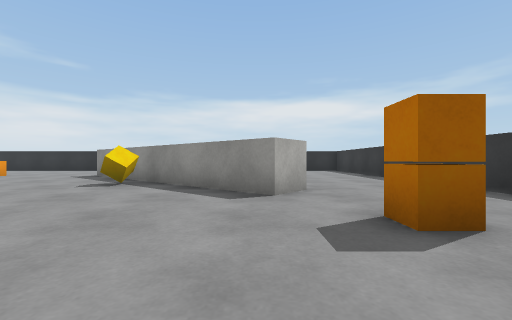
View 1 (above)

19 first-person views from a walk through a 3-D level made in the Unity game engine. The camera is 0.55 m above the floor, looks level and sees 90° across. The floor is counted in squares, 1 m on a side. Each view is taken from the middle of a square. On the plan, view 1 faces up. The plan holds only what a view shows up to about 9 squares ahead; the rest is blank. The player character is not drawn. Surface patterns are stand-ins for the level's own textures.

View 2
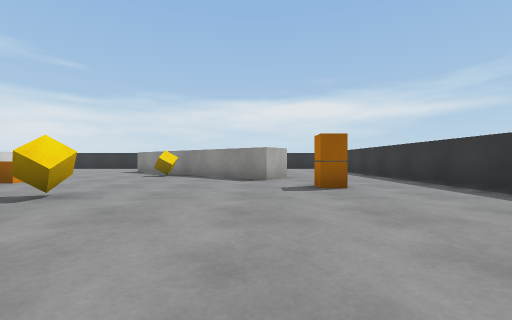

View 3
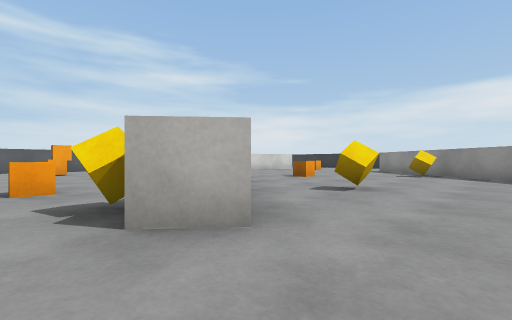

View 4
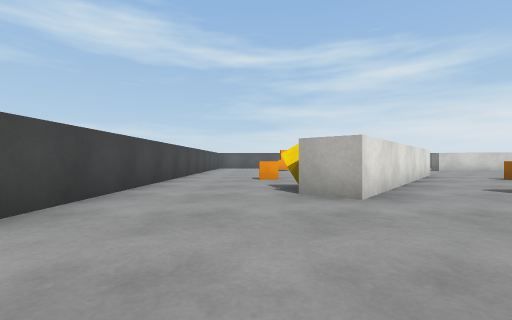

View 5
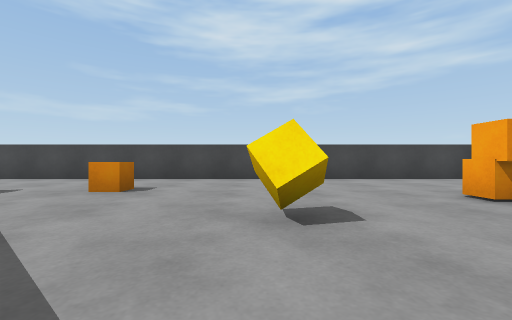

View 6
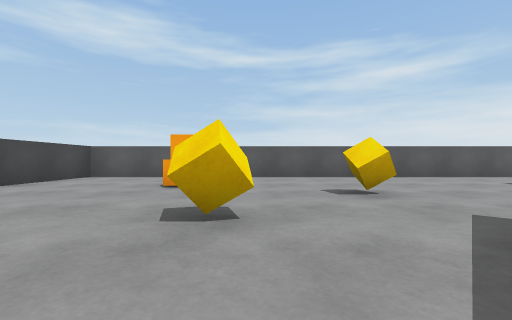

View 7
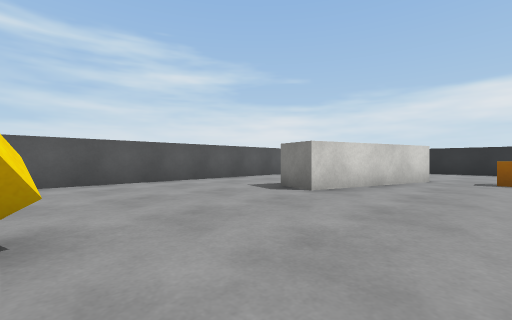

View 8
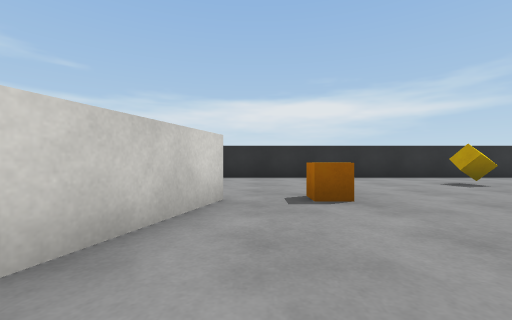

View 9
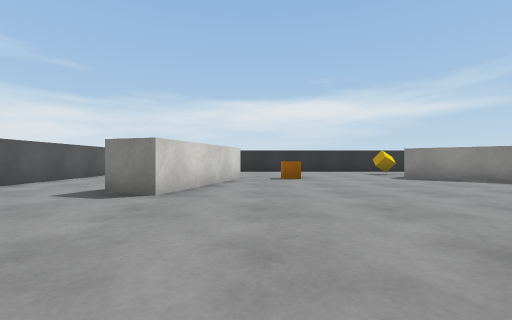

View 10
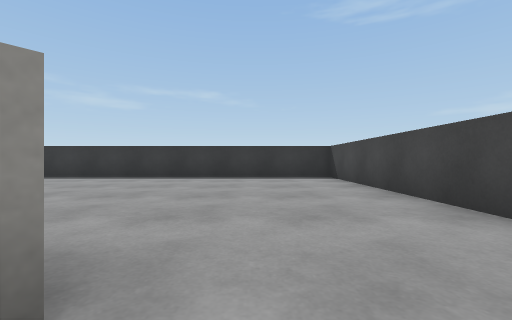

View 11
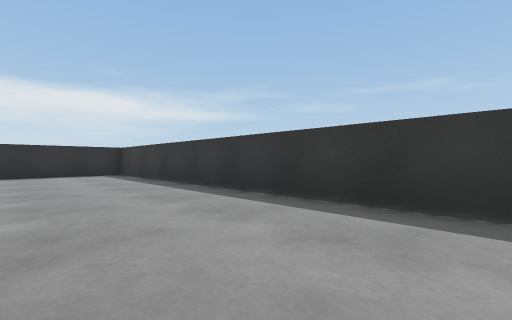

View 12
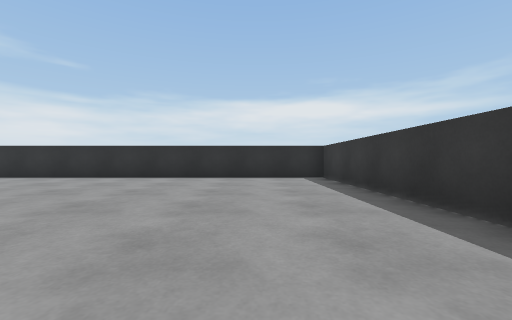

View 13
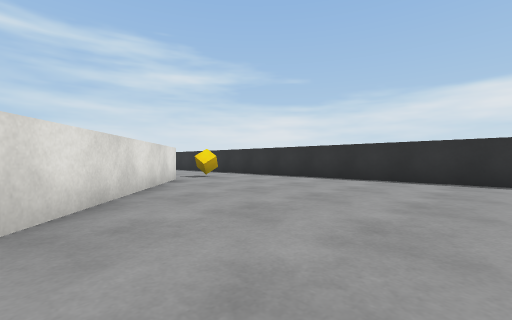

View 14
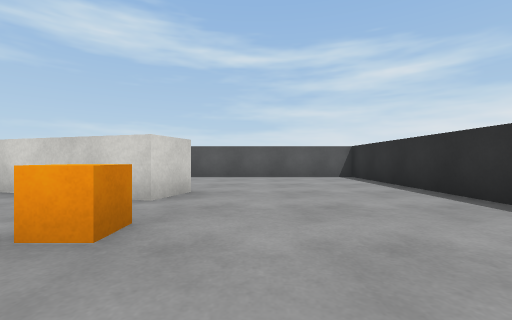

View 15
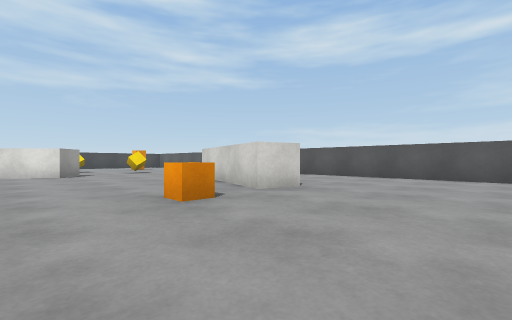

View 16
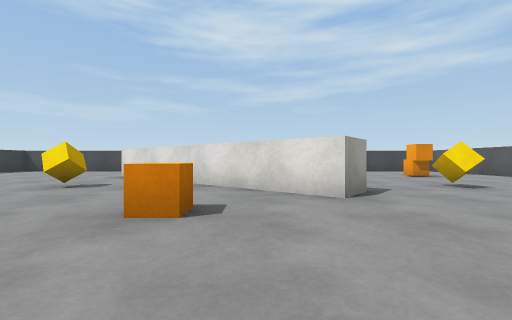

View 17
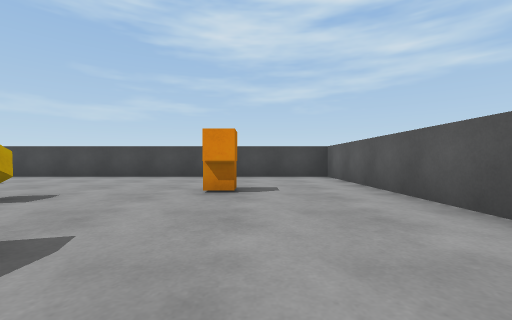

View 18
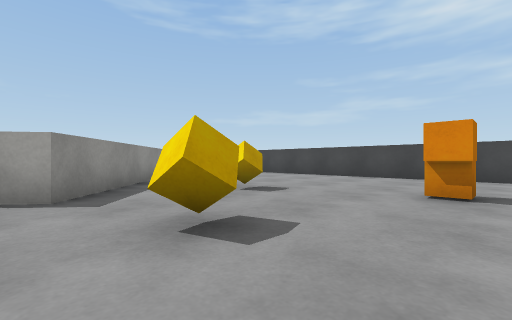

View 19
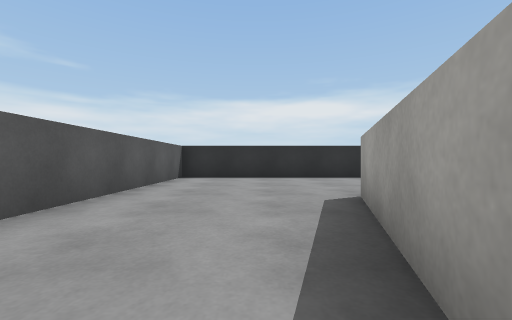

### Floor plan
Points are (right, up) in squares from view 1. A wall is a line through its corners. A room is listed if a view was taken in it or the views show most of it. See-through windows are left out.
Room 1 (views 1, 2, 3, 4, 5, 6, 7, 8, 9, 10, 11, 12, 13, 14, 15, 16, 17, 18, 19)
walls: (-5.3, -1.5) (-8.9, 1.5) (-8.3, 2.3) (-2.5, -2.5) (-3.2, -3.3); (-11.6, 5) (-12.5, 5.3) (-11.4, 8.9) (-10.5, 8.6) (-11.6, 5); (-4.8, 9.5) (-0.6, 6); (1, 4.8) (0.3, 4) (-5.5, 8.8); (-15.3, -6.4) (4.2, -6.4) (4.2, 13.1) (-15.3, 13.1) (-15.3, -6.4)
objects: orange cube (-12, -3); orange cube (-12, -2); cube (-11, 1); cube (-9, -1); orange cube (-9, 9); orange cube (-6, -4); orange cube (-6, 3); cube (-5, 11); cube (-4, -3); cube (-3, 1); cube (-3, 6); orange cube (2, 2)

Positions as (right, up) in squares from view 1, and headings:
1: (0, 0), facing up
2: (0, -3), facing up
3: (-1, -4), facing up-left
4: (1, -4), facing left
5: (-9, 1), facing down
6: (-7, -1), facing left
7: (-9, 1), facing up-left
8: (-10, 5), facing up
9: (-10, 1), facing up
10: (-4, -4), facing right
11: (1, 3), facing up-right
12: (2, 5), facing up
13: (2, 6), facing up-left
14: (-7, 10), facing left
15: (-7, 12), facing down-left
16: (-7, 6), facing down
17: (-13, 2), facing down
18: (-13, 2), facing down-right
19: (-13, 5), facing up
